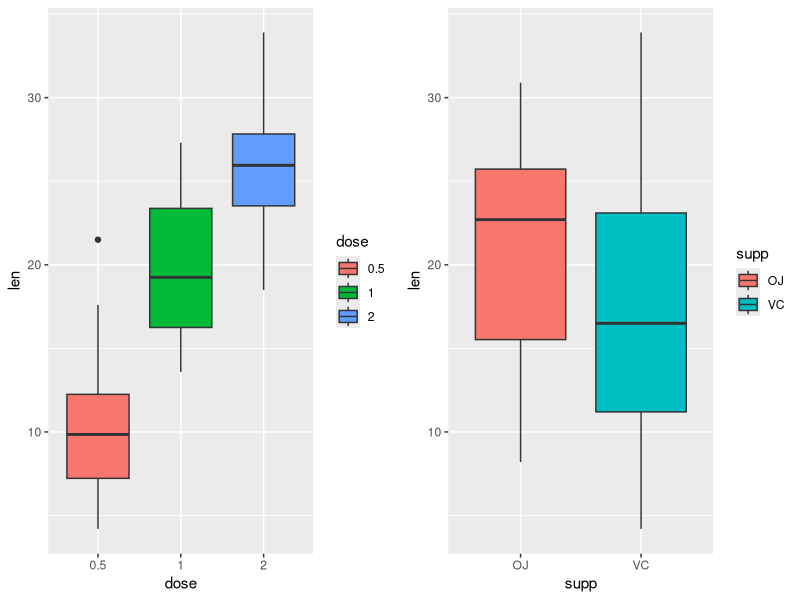
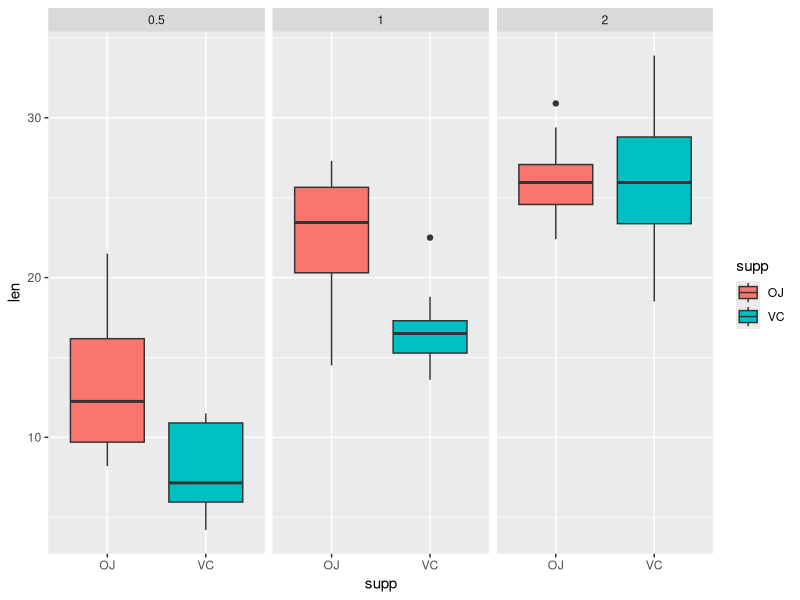

These figures' R source, in order: (Note: this script raises an error after producing the figures.)
## ---- chunk 1
# Libraries
library(datasets)
library(ggplot2)
library(grid)
library(gridExtra)

# Load data & basic data info
data(ToothGrowth)
ToothGrowth$dose <- as.factor(ToothGrowth$dose)
summary(ToothGrowth)
## ---- chunk 2
# Plot length vs dose & supp
g1 <- ggplot(aes(x = dose, y = len), data = ToothGrowth) + geom_boxplot(aes(fill = dose))
g2 <- ggplot(aes(x = supp, y = len), data = ToothGrowth) + geom_boxplot(aes(fill = supp))
grid.arrange(g1, g2, ncol=2)

ggplot(aes(x = supp, y = len), data = ToothGrowth) + 
    geom_boxplot(aes(fill = supp)) + facet_wrap(~ dose)
## ---- chunk 3
    dose1 <- subset(ToothGrowth, dose %in% c(0.5, 1.0))
    dose2 <- subset(ToothGrowth, dose %in% c(0.5, 2.0))
    dose3 <- subset(ToothGrowth, dose %in% c(1.0, 2.0))
    t.test(len ~ dose, paired = F, var.equal = F, data = dose1)
## ---- chunk 4
    t.test(len ~ dose, paired = F, var.equal = F, data = dose2)
## ---- chunk 5
    t.test(len ~ dose, paired = F, var.equal = F, data = dose3)
## ---- chunk 6
    t.test(len ~ supp, paired = F, var.equal = F, data = ToothGrowth)
## ---- chunk 7
sessionInfo()
